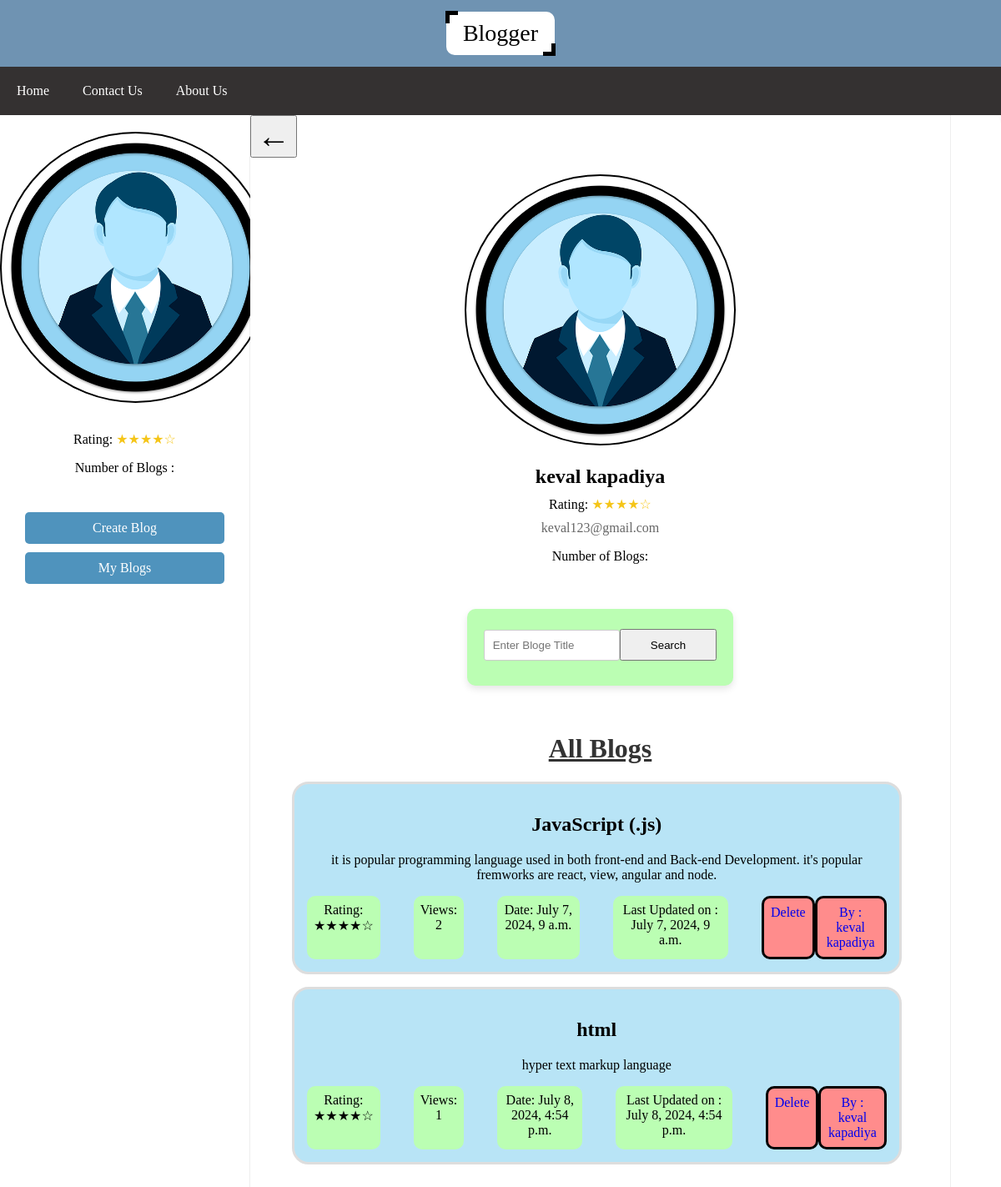
Screenshot of /other-blogger/4/13 with the database file from the repository.
### blog/models.py (models this page shows, shortened)
class Blog(models.Model):
    title = models.CharField(max_length=500)
    author = models.ForeignKey(Blogger, on_delete=models.CASCADE, related_name='blogs')
    rating = models.FloatField(default=0)
    views = models.IntegerField(default=0)
    content = models.TextField()
    created_at = models.DateTimeField(auto_now_add=True)
    viewers = models.ManyToManyField(User, related_name='viewed_blogs', blank=True)

class Blogger(models.Model):
    user = models.OneToOneField(User, on_delete=models.CASCADE)
    ratings = models.FloatField(default=0)

### blog/views.py (the view)
# urls.py: path('other-blogger/<id>/<blog_id>',views.other_blogger, name="Other_Blog" )
def other_blogger(request, id, blog_id):
    blog = Blog.objects.get(id = blog_id)
    blogger = get_object_or_404(Blogger, user = blog.author.user)
    blogs = Blog.objects.filter(author=blogger)
    blog_count = Blog.objects.filter(author=blogger).count()
    user = User.objects.get(pk = id)
    context = {"user": user, "blog":blog, "blog_count":blog_count, "blogs":blogs}
    return render(request, "blog/other_blogger.html", context)

### blog/templates/blog/other_blogger.html (shortened to what this page needs)
{% extends "blog/index.html" %}
{% block body %}
<div class="profile-card" id="profile">
    <button class="back-button" onclick="window.location.href='/'">←</button>
    <a id="profile-img-a" href="">
        <img id="profile-img" src="/static/images/avtar.jpg"  alt="Blogger Image">
    </a>
    <div class="profile-info">
        <h2 class="name">{{ user.first_name }} {{ user.last_name }}</h2>
        <div class="rating">
            <span>Rating: </span>
            <span class="stars" id="star-rating">★★★★☆</span>
        </div>
        <p class="email">{{ user.email }}</p>
        <p>Number of Blogs: {{ blogs_count }}</p>
        <br>
        <form class="blog-search" method="GET" action="/"  >
            <div class="blog">
            <input   class="search_input" type="text" class="form-control" name="search" id="exampleFormControlInput1" placeholder="Enter Bloge Title">
            <button style="width: 200px; height: 73%; margin-top: 4px;" class="search_btn"  type="submit" >Search</button>
        </div>
          </form>
          <div class="blogs">
            <h1>All Blogs</h1>
                {% for blog in blogs %}
                <div class="blog-box" onclick="location.href='/all-detailed-blog/{{blog.id}}'">
                    <h2>{{ blog.title }}</h2>
                    <p>{{ blog.content|truncatewords:50 }}</p>
                    <div class="blog-meta">
                        <span class="blog-details" >Rating: ★★★★☆</span>
                        <span class="blog-details" >Views: {{ blog.views }}</span>
                        <span class="blog-details" >Date: {{ blog.created_at|date:"DATETIME_FORMAT" }}</span>
                        <span class="blog-details" >Last Updated on : {{ blog.created_at|date:"DATETIME_FORMAT" }}</span>
                        <a href="/delete-blog/{{blog.id}}" class="blog-details" id="blog-action" >Delete</a>
                        <a href="/other-blogger/{{blog.author.user.pk}}/{{blog.id}}" class="blog-details" id="blog-action" >By : {{blog.author.user.first_name}} {{blog.author.user.last_name}}</a>
                    </div>
                </div>
                {% endfor %}
        </div>
        </div>
    </div>
</div>
{% endblock body %}

### blog/templates/blog/index.html (shortened to what this page needs)
<!DOCTYPE html>
<html lang="en">
<head>
    {% load static %}
    <link rel="stylesheet" href="{% static 'css/index.css' %}">
    <link rel="stylesheet" href="{% static 'css/create_blog.css' %}">
    <link rel="stylesheet" href="{% static 'css/myprofile.css' %}">
</head>
<body>
    <header class="data-container" >
        <span class="btn">Blogger</span>
    </header>
    <nav>
        <a href="/">Home</a>
        <a href="#">Contact Us</a>
        <a href="#">About Us</a>
    </nav>
<div class="main_body">
    <div class="container">
        <div class="profile-card">
            <a id="profile-img-a" href="">
            <img id="profile-img"  src="{% static 'images/avtar.jpg' %}" alt="" alt="Blogger Image">
        </a>
            <div class="profile-info">
                <div class="rating">
                    <span>Rating: </span>
                    <span class="stars">★★★★☆</span>
                </div>
                <p>Number of Blogs : {{blogs_count}}</p>
                <br>
                <a href="/create-blog" class="menu-btn">Create Blog</a>
                <a href="/myprofile" class="menu-btn">My Blogs</a>
            </div>
        </div>
{% block body %}{% endblock body %}
    </div>
</body>
</html>

### public/static/css/index.css (style rules this page uses)
* { box-sizing: border-box; }
body { margin: 0; font-family: 'Times New Roman', Times, serif; }
.data-container { background:#6f93b2; height:10vh; display:flex; justify-content:center; align-items:center; }
header { padding: 1px; background-color: rgba(20, 183, 164, 0.875); }
nav { background-color: #131010db; overflow: hidden; position: sticky; }
nav a { text-decoration: none; padding: 20px; text-align: center; float: left; color: white; }
.menu-btn { display: inline-block; padding: 10px 20px; margin: 10px; font-size: 16px; color: #fff; background-color: #007bff; border: none; border-radius: 5px; text-align: center; text-decoration: none; cursor: pointer; transition: background-color 0.3s ease; }

### public/static/css/create_blog.css (style rules this page uses)
h1 { text-align: center; color: #333; }
form { margin-top: 20px; }
input[type="text"], textarea { width: 100%; padding: 10px; margin-top: 5px; margin-bottom: 10px; border: 1px solid #ccc; border-radius: 3px; }

### public/static/css/myprofile.css (style rules this page uses)
.container { display: flex; flex-wrap: wrap; width: 100%; background-color: #fff; border-radius: 10px; box-shadow: 0 4px 8px rgba(0, 0, 0, 0.1); }
.profile-card { background-color: #fff; border-right: 1px solid #eee; width: 300px; text-align: center; }
.profile-info { padding: 20px; }
.name { font-size: 24px; margin: 0; }
.rating { margin: 10px 0; }
.stars { color: #f5c518; }
.email, .phone { color: #666; margin: 5px 0; }
.blogs { flex: 1; padding: 15px; }
.blog { background-color: #fff; border-radius: 10px; box-shadow: 0 4px 8px rgba(0, 0, 0, 0.1); padding: 20px; margin-bottom: 20px; }
h1 { text-align: center; text-decoration: underline; }

### blog/templates/blog/index.html (style rules this page uses)
.menu-btn { display: flex; justify-content: center; padding: 10px 20px; margin: 10px; font-size: 16px; color: #fff; background-color: #4f93bd; border: none; border-radius: 5px; text-align: center; text-decoration: none; cursor: pointer; transition: background-color 0.3s ease; }
#profile-img { border: 2px solid black ; height: 20%; border-radius: 1000px; padding: 0px; margin-top: 20px; }
.profile-card { position: sticky }

### blog/templates/blog/other_blogger.html (style rules this page uses)
#profile { width: 70%; }
.back-button { display: flex; font-size: 40px; }
#profile-img-a { height: 20%; }
.blog-box { border: 3px solid #ddd; border-radius: 20px; background-color: rgb(184, 228, 246); padding: 15px; margin: 15px; width: 95%; box-sizing: border-box; cursor: pointer; transition: box-shadow 0.1s; }
.blog-meta { display: flex; justify-content:space-around; margin-top: 10px; }
.blog-meta span { margin-right: 40px; }
.blog-details { display: flex; text-align: center; background-color: rgb(187, 254, 179); padding: 8px; margin-right: 0%; border-radius: 10px; text-decoration: none; }
#blog-action { background-color: rgb(255, 140, 140); border: 3px solid black; }
form.blog-search { display: flex; justify-content:space-around; }
.blog { display: flex; background-color: rgb(187, 254, 179); width: 40%; }

### rows the page displays
Blog: title "JavaScript (.js)", content "it is popular programming language used in both front-end and Back-end Development. it's popular fremworks are react, view, angular and node.", views "2", created_at "July 7, 2024, 9 a.m.", author.user.first_name "keval", author.user.last_name "kapadiya"
Blog: title "html", content "hyper text markup language", views "1", created_at "July 8, 2024, 4:54 p.m.", author.user.first_name "keval", author.user.last_name "kapadiya"

### other values shown
{{ user.first_name }} "keval"
{{ user.last_name }} "kapadiya"
{{ user.email }} "keval123@gmail.com"
